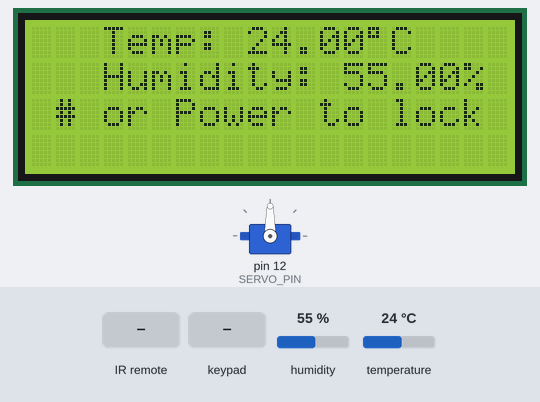
A program run on a simulated Arduino Mega 2560, built with avr-gcc and run on an emulated ATmega2560. Shown: 20×4 character LCD, servo. The inputs (shaded band) are chosen by the test bench; at power-on: temperature 24 °C, humidity 55 %. EEPROM starts erased.

Above: at 3.7 s.
3.8 s: temperature set to 10.4 °C
At 4.6 s:
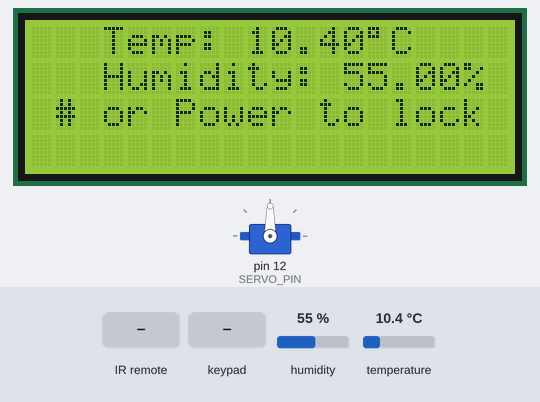
5.3 s: temperature set to 9.3 °C
At 5.7 s:
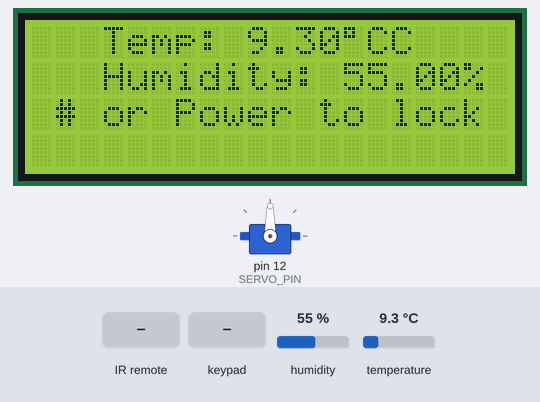
6.8 s: infrared code 0xA2 received
At 7.3 s:
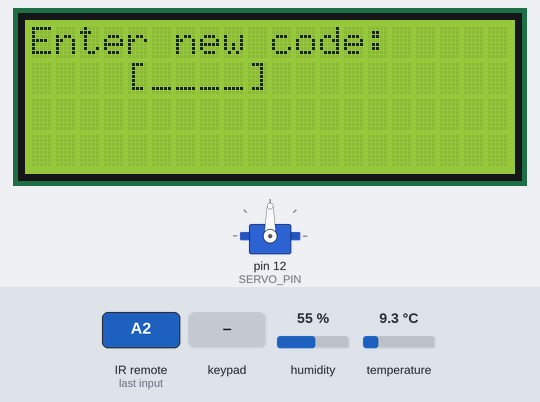
8.3 s: keypad keys 9 8 7 6 pressed 0.4 s apart
At 10.6 s:
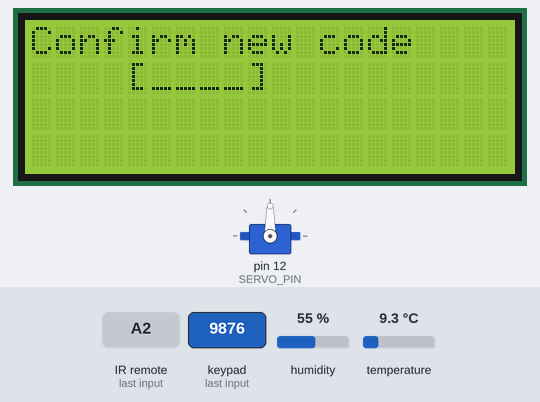
11.4 s: keypad keys 9 8 7 6 # pressed 0.4 s apart
At 14.3 s:
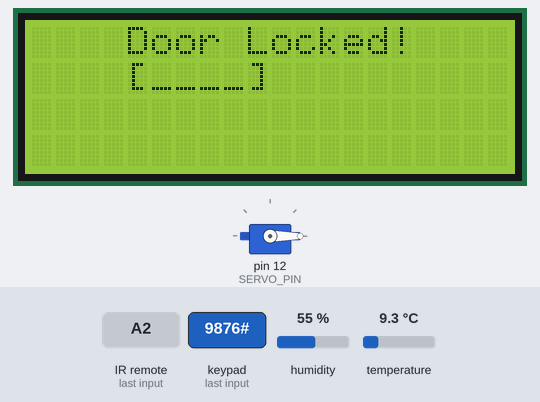
14.9 s: key '1' pressed
Timing chart, 0 to 17.4 s (numbered marks = the images above; inputs shaded):
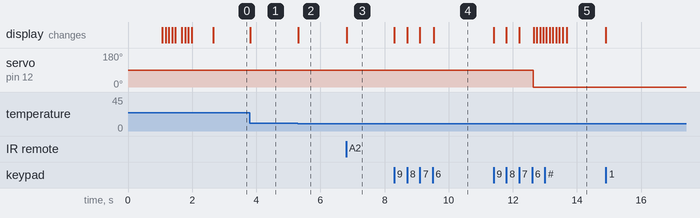

Measured:
- the behaviour switches between 10 and 9.9 °C on temperature (found by bisection; images 1 and 2)
- after the input at 3.8 s, the display: changes at once (image 1)
- after the input at 5.3 s, the display: changes at once (image 2)
- after the input at 6.8 s, the display: changes at once (image 3)
- after the input at 8.3 s, the display: first changes at once (image 4 shows a later state)
- after the input at 11.4 s, servo on pin 12 (SERVO_PIN): 90° → 0° after 1.2 s; the display: first changes at once (image 5 shows a later state)

The program:

main.cpp
```cpp
#include <Wire.h>
#include <LiquidCrystal_I2C.h>
#include <Servo.h>
#include <IRremote.hpp>
#include <DHT.h>
#include <Keypad.h>
#include "SafeState.h"
#include <DHT_U.h>

/* Locking DOOR */
#define SERVO_PIN 12
#define SERVO_LOCK_POS   0
#define SERVO_UNLOCK_POS 90
Servo lockServo;

#define DHTPIN 16
#define DHTTYPE DHT22
DHT_Unified dht(DHTPIN, DHTTYPE);

#define IR_RECEIVE_PIN 13

#define MSV "CT060330"

/* Display */
LiquidCrystal_I2C lcd(0x27, 20, 4);

/* Keypad setup */
const byte KEYPAD_ROWS = 4;
const byte KEYPAD_COLS = 4;
byte rowPins[KEYPAD_ROWS] = {9, 8, 7, 6};
byte colPins[KEYPAD_COLS] = {5, 4, 3, 2};
char keys[KEYPAD_ROWS][KEYPAD_COLS] = {
  {'1', '2', '3', 'A'},
  {'4', '5', '6', 'B'},
  {'7', '8', '9', 'C'},
  {'*', '0', '#', 'D'}
};

bool newCodeNeeded = true;
bool readyToLock = true;
bool isLocked = false;

Keypad keypad = Keypad(makeKeymap(keys), rowPins, colPins, KEYPAD_ROWS, KEYPAD_COLS);
SafeState safeState;

void lock() {
  lockServo.write(SERVO_LOCK_POS);
  safeState.lock();
}

void unlock() {
  lockServo.write(SERVO_UNLOCK_POS);
}

void showStartupMessage() {

  lcd.setCursor(5, 1);
  lcd.print(MSV);

  lcd.setCursor(4, 2);
  String message = "SMART HOME";
  for (byte i = 0; i < message.length(); i++) {
    lcd.print(message[i]);
    delay(100);
  }
  delay(500);
}

String inputSecretCode() {
  lcd.setCursor(4, 1);
  lcd.print("[____]");
  lcd.setCursor(5, 1);
  String result = "";
  while (result.length() < 4) {
    char key = keypad.getKey();
    if (key >= '0' && key <= '9') {
      lcd.print('*');
      result += key;
    }
  }
  return result;
}

bool setNewCode() {
  lcd.clear();
  lcd.setCursor(0, 0);
  lcd.print("Enter new code:");
  String newCode = inputSecretCode();

  lcd.clear();
  lcd.setCursor(0, 0);
  lcd.print("Confirm new code");
  String confirmCode = inputSecretCode();

  if (newCode.equals(confirmCode)) {
    safeState.setCode(newCode);
    newCodeNeeded = false;
    isLocked = true;
    return true;
  } else {
    lcd.clear();
    lcd.setCursor(1, 0);
    lcd.print("Code mismatch");
    lcd.setCursor(0, 1);
    lcd.print("Safe not locked!");
    delay(2000);
    return false;
  }
}

void showUnlockMessage() {
  lcd.clear();
  lcd.setCursor(4, 1);
  lcd.print("Unlocked!");
  delay(2000);
  lcd.clear();
}


void showWaitScreen(int delayMillis) {
  lcd.setCursor(3, 1);
  lcd.print("[..........]");
  lcd.setCursor(4, 1);
  for (byte i = 0; i < 10; i++) {
    delay(delayMillis);
    lcd.print("=");
  }
}

void checkIRInput() {
  if (IrReceiver.decode()) {
    // POWER = 162

    if (IrReceiver.decodedIRData.command == 162 && newCodeNeeded) {
      readyToLock = setNewCode();
    } else if (IrReceiver.decodedIRData.command == 162 && !newCodeNeeded) {
      isLocked = true;
    }

    IrReceiver.resume(); // Tiếp tục nhận tín hiệu tiếp theo
  }
}

float temperature = 0;
float bufferTemperature = 0;
float humidity = 0;
float bufferHumidity = 0;

void updateTempAndHumid()
{
  sensors_event_t event;
  dht.temperature().getEvent(&event);
  if (!isnan(event.temperature)) {
    temperature = event.temperature;
  }

  dht.humidity().getEvent(&event);
  if (!isnan(event.relative_humidity)) {
    humidity = event.relative_humidity;
  }
}

void showTemperature()
{
  lcd.setCursor(3, 0);
  lcd.print("Temp: ");
  lcd.print(temperature);
  lcd.print(F("\xdf"));
  lcd.print(F("C"));
}

void showHumidity()
{
  lcd.setCursor(3, 1);
  lcd.print("Humidity: ");
  lcd.print(humidity);
  lcd.print(F("%"));
}

void safeUnlockedLogic() {
  lcd.clear();
  showTemperature();
  showHumidity();

  lcd.setCursor(1, 2);
  lcd.print("# or Power to lock");

  while (!isLocked) {
    updateTempAndHumid();
    if (temperature != bufferTemperature)
    {
      showTemperature();
      bufferTemperature = temperature;
    }
    if (humidity != bufferHumidity)
    {
      showHumidity();
      bufferHumidity = humidity;
    }

    checkIRInput(); // Check IR Input
    char key = keypad.getKey();
    if (key == 'A') {
      readyToLock = setNewCode();
    }
    if (key == '#' && newCodeNeeded) {
      readyToLock = setNewCode();
    } else if(key == '#' && !newCodeNeeded){
      isLocked = true;
    }
  }

  if (readyToLock) {
    lcd.clear();
    lcd.setCursor(5, 0);
    lcd.print("Locking...");
    lock();
    showWaitScreen(100);
    isLocked = false;
  }
}

void safeLockedLogic() {
  lcd.clear();
  lcd.setCursor(4, 0);
  lcd.print("Door Locked!");

  String userCode = inputSecretCode();
  bool unlockedSuccessfully = safeState.unlock(userCode);
  showWaitScreen(200);

  if (unlockedSuccessfully) {
    showUnlockMessage();
    unlock();
  } else {
    lcd.clear();
    lcd.setCursor(0, 0);
    lcd.print("Wrong code!");
    showWaitScreen(1000);
  }
}

void setup() {
  Serial.begin(115200);
  IrReceiver.begin(IR_RECEIVE_PIN);

  lcd.begin(20, 4);
  lockServo.attach(SERVO_PIN);

  if (safeState.locked()) {
    lock();
  } else {
    unlock();
  }
  delay(1000);
  showStartupMessage();
  lcd.clear();
  dht.begin();
}

void loop() {
  if (safeState.locked()) {
    safeLockedLogic();
  } else {
    safeUnlockedLogic();
  }
}
```
